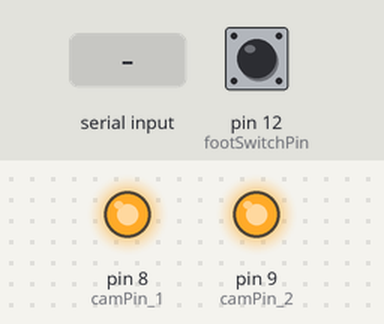
The sketch below on a simulated Arduino Uno, built with avr-gcc and run on an emulated ATmega328P. Parts: output pins drawn as LEDs (lit = HIGH). The test bench sets the inputs (shaded band); at power-on: pin 12 (footSwitchPin) HIGH.

Above: at 1.2 s.
1.3 s: "P" received over Serial
At 2.5 s:
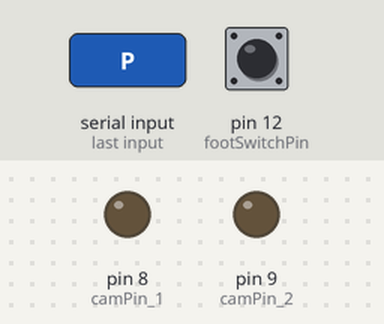
2.8 s: "Y" received over Serial
At 3.35 s:
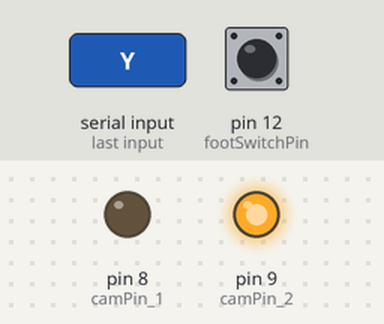
5.0 s: "Z" received over Serial
At 5.55 s:
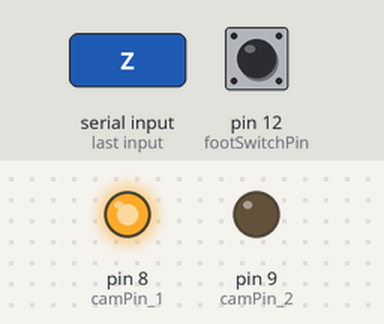
Timing chart, 0 to 8.0 s (numbered marks = the images above; inputs shaded):
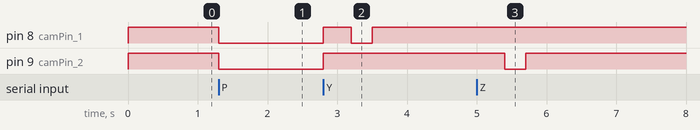

The sketch:

footswitch_firmware.ino
```cpp
int footSwitchPin = 12;
int footSwitchValue = HIGH;
int prevFootSwitchValue = HIGH;
int footSwitchCounter = 0;

boolean triggerCameras = false;

int IDLE_STATE = 0;
int DETECTING_ON_STATE = 1;
int TRIGGERING_STATE = 2;
int DETECTING_OFF_STATE = 3;
int state = IDLE_STATE;

int camPin_1 = 8;
int camPin_2 = 9;

void setup() {
  // put your setup code here, to run once:
  pinMode(footSwitchPin, INPUT_PULLUP);
  pinMode(camPin_1, OUTPUT);
  pinMode(camPin_2, OUTPUT);
  Serial.begin(9600);

  releaseCameraButton();

}

void loop() {

  // put your main code here, to run repeatedly:
  footSwitchValue = digitalRead(footSwitchPin);
  if(state == IDLE_STATE) {
    if(prevFootSwitchValue==HIGH && footSwitchValue==LOW){
      state = DETECTING_ON_STATE;
      footSwitchCounter = 0;
    }
  } else if(state == DETECTING_ON_STATE) {
    if(prevFootSwitchValue==LOW && footSwitchValue==LOW ) {
      footSwitchCounter = footSwitchCounter+1;
      if(footSwitchCounter > 10){
        state = TRIGGERING_STATE;
      }
    } else {
      state = IDLE_STATE;
    }
  } else if(state == TRIGGERING_STATE) {
      pedalPressedEvent();
      state = DETECTING_OFF_STATE;
      footSwitchCounter = 0;
  } else if(state == DETECTING_OFF_STATE) {
    if(prevFootSwitchValue==HIGH && footSwitchValue==HIGH ) {
      footSwitchCounter = footSwitchCounter+1;
      if(footSwitchCounter > 10){
        state = IDLE_STATE;
        delay(2000);
      }
    }
  }

  prevFootSwitchValue = footSwitchValue;

 serialEvent(); //call the function

}


void pedalPressedEvent(){
    Serial.print('F');
}

void serialEvent() {
   while (Serial.available() > 0) {
    char message = Serial.read();
      if ( message == 'P') {
        pressCameraButton();
      } else if (message == 'R'){
        releaseCameraButton();
      } else if (message == 'S') {
        shutter();
      } else if (message == 'W') {
        releaseCameraButton();
        delay(400);
        shutter();
      } else if (message == 'Y') {
        releaseCamera_2();
        releaseCamera_1();
        delay(400);
        shutter_1();
      } else if (message == 'Z') {
        releaseCamera_2();
        releaseCamera_1();
        delay(400);
        shutter_2();
      }
   }
}


void pressCameraButton(){
  digitalWrite(camPin_2,LOW);
  digitalWrite(camPin_1,LOW);
}

void releaseCameraButton(){
  digitalWrite(camPin_1,HIGH);
  digitalWrite(camPin_2,HIGH);
}

void shutter(){
  digitalWrite(camPin_2,LOW);
  digitalWrite(camPin_1,LOW);
  delay(300);
  digitalWrite(camPin_1,HIGH);
  digitalWrite(camPin_2,HIGH);
}

void releaseCamera_1(){
  digitalWrite(camPin_1,HIGH);

}

void releaseCamera_2(){
  digitalWrite(camPin_2,HIGH);

}

void shutter_1(){
  digitalWrite(camPin_1,LOW);
  delay(300);
  digitalWrite(camPin_1,HIGH);
}

void shutter_2(){
  digitalWrite(camPin_2,LOW);
  delay(300);
  digitalWrite(camPin_2,HIGH);
}
```

Measured:
- after the input at 1.3 s, pin 8 (camPin_1), pin 9 (camPin_2): HIGH → LOW at once
- after the input at 2.8 s, pin 8 (camPin_1): LOW → HIGH at once, → LOW 0.40 s later, → HIGH 0.30 s later; pin 9 (camPin_2): LOW → HIGH at once
- after the input at 5.0 s, pin 9 (camPin_2): HIGH → LOW after 0.40 s, → HIGH 0.30 s later
